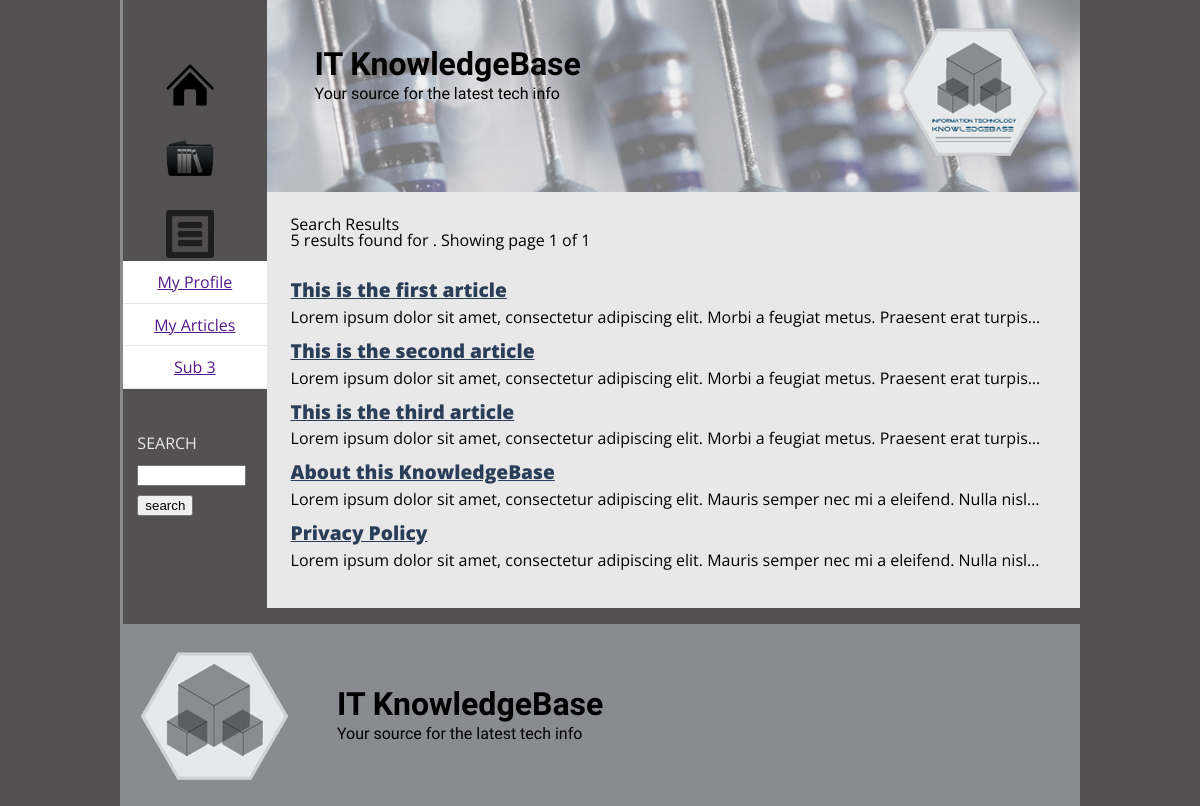
The app's page /wiki/search.php, older data.
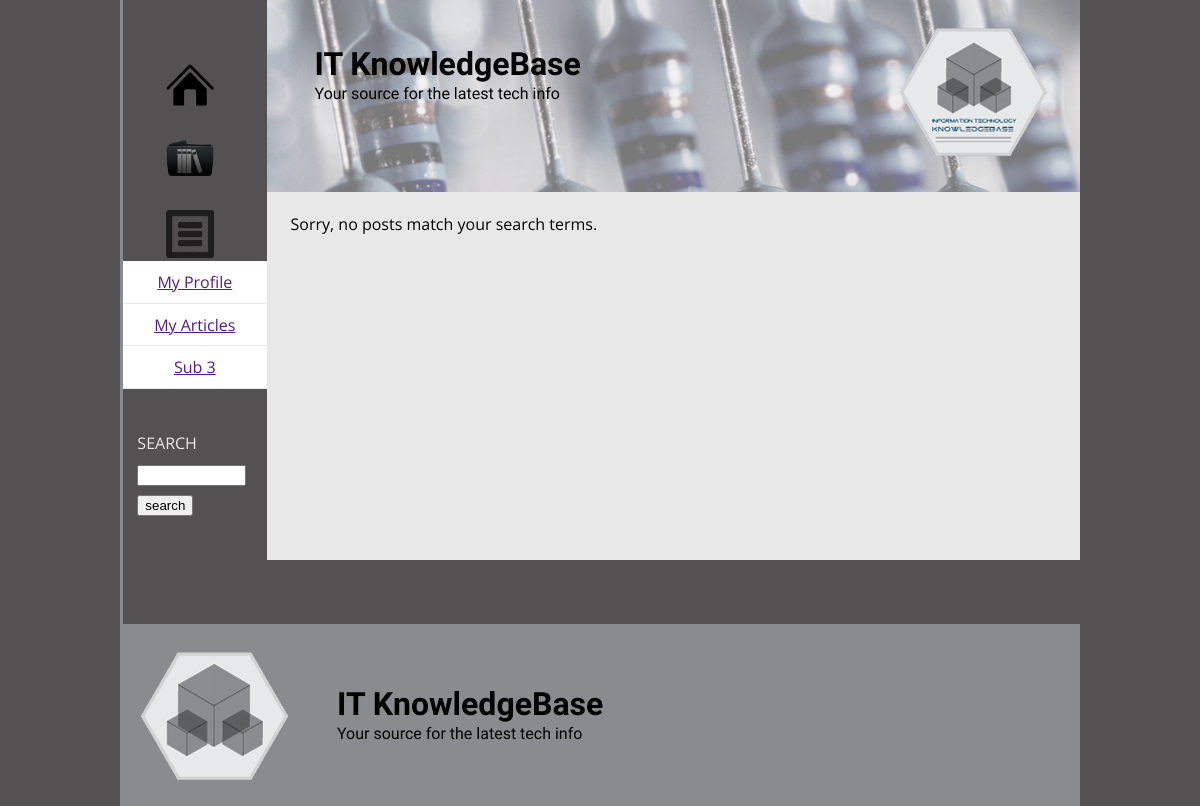
The same page, newer data.
### tables this page shows
CREATE TABLE IF NOT EXISTS `articles` (
  `article_id` mediumint(9) NOT NULL AUTO_INCREMENT,
  `date_posted` datetime NOT NULL,
  `article_title` varchar(255) NOT NULL,
  `article_body` text NOT NULL,
  `user_id` mediumint(9) NOT NULL,
  `is_published` tinyint(1) NOT NULL,
  `allow_comments` tinyint(1) NOT NULL,
  `category_id` mediumint(9) NOT NULL,
  PRIMARY KEY (`article_id`)
);

### wiki/search.php (the view, shortened to what this page needs)
<?php
require('db-connect.php');
include('includes/header.php');
include('includes/sidebar.php');
$per_page = 10;
$page_number = 1;
$phrase = $_GET['phrase'];
?>
<main id="search_results">
<?php
$query = "
	SELECT article_id, article_title, article_body
	FROM articles
	WHERE is_published = 1
	AND (article_title LIKE '%$phrase%'
	OR article_body LIKE '%$phrase%' )";
$result = $db->query($query);
$total = $result->num_rows;
if($total >= 1){
$total_pages = ceil($total / $per_page);
if($page_number <= $total_pages){
	$offset = ($page_number - 1) * $per_page;
	$query_modified = $query . " LIMIT $offset, $per_page";
	$result_modified = $db->query($query_modified);
	?>
<h1>Search Results</h1>
<p class="info"><?php echo $total; ?> results found for <b><?php echo $phrase; ?></b> .
Showing page <?php echo $page_number;?> of <?php echo $total_pages ?></p>
<?php
	while($row = $result_modified->fetch_assoc()){?>
	<article>
		<h2><a href="<?php echo SITE_URL ?>article.php?article_id=<?php echo $row['article_id']; ?>">
		<?php echo $row['article_title']; ?></a>
		</h2>
		<p>
			<?php echo substr(strip_tags($row['article_body']), 0, 100); ?>&hellip;
		</p>
	</article>
<?php
	}
?>
<?php
	}
	else{
		echo 'invalid page';
	}
}
else{
	echo 'Sorry, no posts match your search terms.';
}?>
<?php
include(SITE_PATH . 'includes/footer.php')
?>

### wiki/includes/header.php (shortened to what this page needs)
<!doctype html>
<html>
	<head>
        <link href="css/reset.css" rel="stylesheet">
        <link href="css/style.css" rel="stylesheet">
	</head>
</html>
<header>
    <a href="<?php echo SITE_URL ?>"><img src="img/hex.png" id="logo"></a>
    <div id="header-headers">
        <h1>IT KnowledgeBase</h1>
        <h4>Your source for the latest tech info</h4>
    </div>
</header>

### wiki/includes/sidebar.php (shortened to what this page needs)
<aside>
	<ul>
		<li><a href="<?php echo SITE_URL; ?>"><img src="img/home.png"></a></li>
		<li><a href="categories.php"><img src="img/library.png"></a></li>
        <li id="hamburger"><a href=""><img src="img/menu.png"></a>
            <ul id="submenu">
                <li><a href="">My Profile</a></li>
                <li><a href="">My Articles</a></li>
                <li><a href="">Sub 3</a></li>
            </ul>
        </li>
	</ul>
    <form method="get" action="<?php echo SITE_URL; ?>search.php">
			<label for="the_phrase" class="screen-reader-text">SEARCH</label>
				<input type="search" name="phrase" id="the_phrase">
				<input type="submit" value="search">
	</form>
</aside>

### wiki/includes/footer.php
</main>
<footer>
	<a href="#"><img src="img/hex_notext.png"></a>
    <div id="footer-headers">
        <h1>IT KnowledgeBase</h1>
        <h4>Your source for the latest tech info</h4>
    </div>
</footer>

### wiki/css/style.css (style rules this page uses)
html { background-color: #545152; font-family: 'Open Sans', sans-serif; }
header { background-image: url('../img/transistor.png'); background-color: #e9e8e8; height: 12em; margin-left: 15%; }
header img#logo { float: right; margin: 1em 2em 0em 0em; }
#header-headers { margin: 3em 0px 0px 3em; color: #000; float: left; font-family: 'Orbitron', sans-serif; }
header h1, footer h1 { font-size: 2em; font-weight: 800; margin: 0 0 .2em 0; }
aside { background-color: #545152; clear: both; float: left; width: 15%; }
aside ul { position: relative; top: -10em; width: 100%; }
aside ul li a img { margin: 2em 0 0 30%; width: 3em; }
ul#submenu { position: relative; top: 0.1em; text-align: center; width: content-width; }
ul#submenu li { background-color: #FFF; border-bottom: 1px solid #E9E8E8; padding: .8em; }
aside form { margin: 0 auto; position: relative; top: -7em; width: 80%; }
aside form label { color: #e9e8e8; }
aside form input { margin: 1em 0em -.5em 0em; }
aside form input#the_phrase { width: 95%; }
main { background-color: #e9e8e8; float: left; min-height: 23em; padding: 1.5em; width: 85%; }
footer { background-color: #898B8E; clear: both; padding: 1em; width: 100%; }
footer a { float: left; }
#footer-headers { font-family: 'Orbitron', sans-serif; left: 3em; margin: 3em; position: relative; width: 100% }
main h2, main h3 { color: #2A3E59; }
main a, main a:visited { color: #2A3E59; }
main div.category a h2, main h2 { font-size: 1.2em; font-weight: 800; margin: 0 0 .5em 0; }
p.info { margin: 0 0 2em 0; }
main#search_results article { margin: 0 0 1em 0; }

Row changes from the older to the newer data that the page shows:
removed articles: article_title "This is the first article", article_body "Lorem ipsum dolor sit amet, consectetur adipiscing elit. Morbi a feugiat metus. Praesent erat turpis"
removed articles: article_title "This is the second article", article_body "Lorem ipsum dolor sit amet, consectetur adipiscing elit. Morbi a feugiat metus. Praesent erat turpis"
removed articles: article_title "This is the third article", article_body "Lorem ipsum dolor sit amet, consectetur adipiscing elit. Morbi a feugiat metus. Praesent erat turpis"
removed articles: article_title "About this KnowledgeBase", article_body "Lorem ipsum dolor sit amet, consectetur adipiscing elit. Mauris semper nec mi a eleifend. Nulla nisl"
removed articles: article_title "Privacy Policy", article_body "Lorem ipsum dolor sit amet, consectetur adipiscing elit. Mauris semper nec mi a eleifend. Nulla nisl"
Text that changed along with them:
$total: "5" → (not shown)
$page_number: "1" → (not shown)
$total_pages: "1" → (not shown)
text no longer shown: "Search Results results found for . Showing page of"
text now shown: "Sorry, no posts match your search terms."
